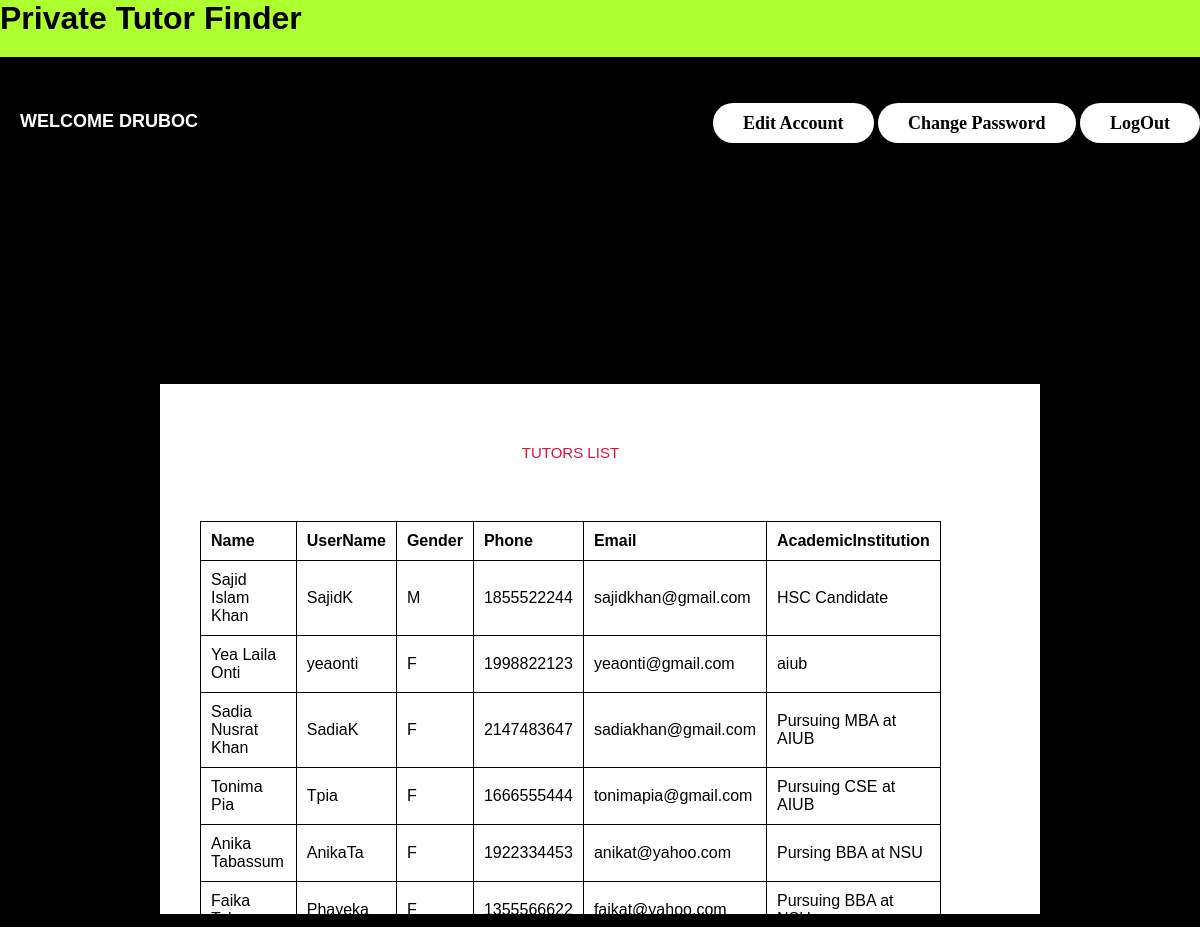
The page /p_homepage.php (signed in) on the database its author committed.
### tables this page shows
CREATE TABLE `tutors` (
  `id` int(11) NOT NULL,
  `Name` varchar(35) NOT NULL,
  `UserName` varchar(20) NOT NULL,
  `UserType` varchar(50) NOT NULL,
  `Password` varchar(30) NOT NULL,
  `Gender` char(1) NOT NULL,
  `Phone` int(11) NOT NULL,
  `Email` varchar(20) NOT NULL,
  `Address` varchar(50) NOT NULL,
  `AcademicInstitution` varchar(30) NOT NULL
);

### database.php (called while the page is built, shortened)
<?php
	 $serverName="localhost";
	 $userName="root";
	 $password="";
	 $dbName="ptfswebtecproject";
	function get($query)
	{
        $data=array();
		global $serverName,$userName,$password,$dbName;
		$conn = mysqli_connect( $serverName, $userName, $password, $dbName);
        $result=mysqli_query($conn,$query);
        if(mysqli_num_rows($result) > 0)
        {
            while($row = mysqli_fetch_assoc($result))
            {
                $entity=array();
                foreach($row as $k=>$v)
                {
                    $entity[$k] = $row[$k];
                }
                $data[] = $entity;
            }
        }
		return $data;
	}
?>

### TutorsControllers.php (called while the page is built, shortened)
<?php
	require_once '../models/database.php';
	function getAllTutors()
	{
		$query ="SELECT Name,UserName,Gender,Phone,Email,Address,AcademicInstitution FROM tutors";
		$tutors = get($query);
		return $tutors;
	}
?>

### p_homepage.php (the view, shortened to what this page needs)
<?php
	require_once '../controllers/TutorsControllers.php';
	$tutors = getAllTutors();
?>
<html>
	<head>
		<h1 class="head_txt"><b>Private Tutor Finder</b></h1>
		<link rel="stylesheet" type="text/css" href="p_homepagestyle.css">
	</head>
	<body>
		<div class="p_homepage">
			<form action="" method="post">
			<h3>Welcome <?php echo $_SESSION['UserName']; ?></h3>
				<ul class="nav-area">
					<li><a href="p_editacc.php"><b>Edit Account</b></a></li>
					<li><a href="p_changepwd.php"><b>Change Password</b></a></li>
					<li><a href="logout.php"><b>LogOut</b></a></li>
				</ul>
			<div class="tlist">
				<table>
					<caption>Tutors List</caption>
					<thead>
						<th>Name</th>
						<th>UserName</th>
						<th>Gender</th>
						<th>Phone</th>
						<th>Email</th>
						<th>AcademicInstitution</th>
					</thead>
					<tbody>
						<?php
							foreach($tutors as $tutor)
							{
								echo "<tr>";
									echo "<td>".$tutor["Name"]."</td>";
									echo "<td>".$tutor["UserName"]."</td>";
									echo "<td>".$tutor["Gender"]."</td>";
									echo "<td>".$tutor["Phone"]."</td>";
									echo "<td>".$tutor["Email"]."</td>";
									echo "<td>".$tutor["AcademicInstitution"]."</td>";
								echo "</tr>";
							}
						?>
					</tbody>
				</table>
			</div>
			</form>
		</div>
	</body>
</html>

### p_homepagestyle.css (style rules this page uses)
body { margin: 0; padding: 0; font-family: sans-serif; background-color: #000000; background-position: center; }
.head_txt { margin: 0; padding: 0 0 20px; background: #ADFF2F; position: auto; }
h3 { float: left; font-size: 18px; color: white; text-transform: uppercase; margin-bottom: 40px; padding: 20px; }
.nav-area { float: right; list-style: none; margin-top: 40px; }
.nav-area li { display: inline-block; }
.nav-area li a { color: black; background-color: white; text-decoration: none; padding: 10px 30px; font-family: poppins; font-size: 18px; border-radius: 20px; }
.tlist { width: 800px; height: 450px; position: absolute; top: 70%; left: 50%; transform: translate(-50%,-50%); color: white; padding: 40px; background-color: white; }
.tlist table { width: 400px; }
.tlist th { text-align: left; }
.tlist table, th, td { border: 1px solid #000; border-collapse: collapse; }
.tlist th, td { padding: 10px; }
.tlist caption { font-size: 15px; color: crimson; text-transform: uppercase; margin-bottom: 40px; padding: 20px; }

### rows shown on the page
tutors: Name "Sajid Islam Khan", UserName "SajidK", Gender "M", Phone "1855522244", Email "sajidkhan@gmail.com", AcademicInstitution "HSC Candidate"
tutors: Name "Yea Laila Onti", UserName "yeaonti", Gender "F", Phone "1998822123", Email "yeaonti@gmail.com", AcademicInstitution "aiub"
tutors: Name "Sadia Nusrat Khan", UserName "SadiaK", Gender "F", Phone "2147483647", Email "sadiakhan@gmail.com", AcademicInstitution "Pursuing MBA at AIUB"
tutors: Name "Tonima Pia", UserName "Tpia", Gender "F", Phone "1666555444", Email "tonimapia@gmail.com", AcademicInstitution "Pursuing CSE at AIUB"
tutors: Name "Anika Tabassum", UserName "AnikaTa", Gender "F", Phone "1922334453", Email "anikat@yahoo.com", AcademicInstitution "Pursing BBA at NSU"
tutors: Name "Faika Tabannum", UserName "Phayeka", Gender "F", Phone "1355566622", Email "faikat@yahoo.com", AcademicInstitution "Pursuing BBA at NSU"

### other values the page prints
$_SESSION['UserName'] "DRUBOC"
